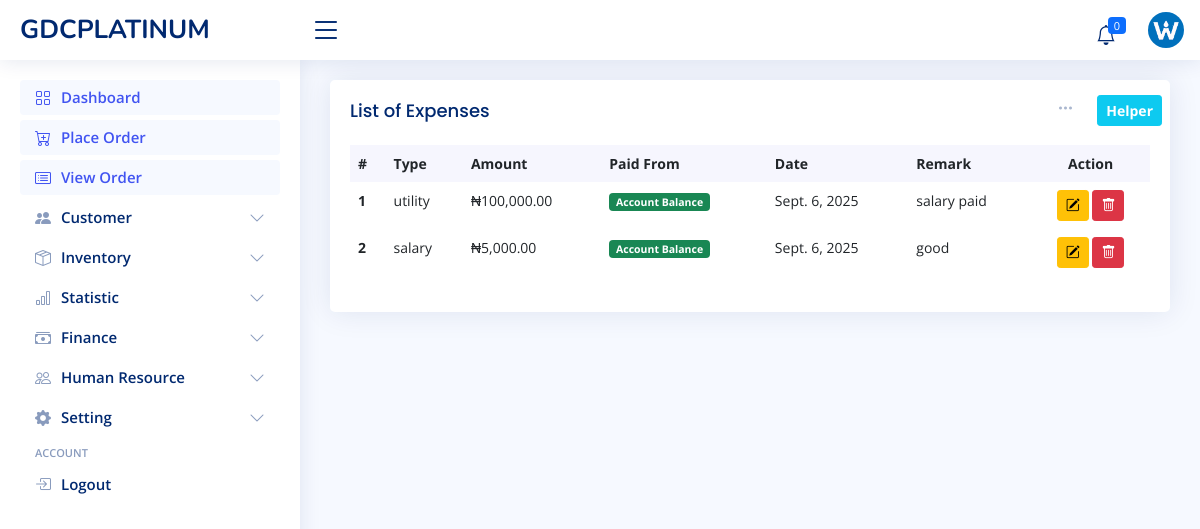
The app's page /finance/expense/ (signed in), older data.
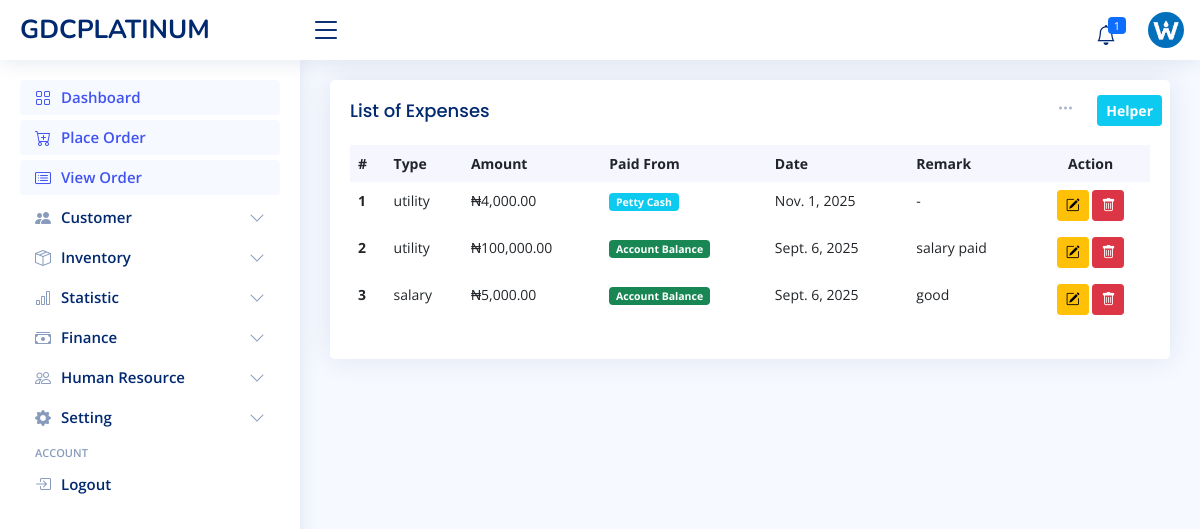
The same page, newer data.
### finance/models.py (models this page shows, shortened)
class ExpenseModel(models.Model):
    PAYMENT_SOURCE_CHOICES = [
        ('PETTY_CASH', 'Petty Cash'),
        ('ACCOUNT_BALANCE', 'Account Balance'),
    ]
    type = models.ForeignKey(ExpenseTypeModel, on_delete=models.CASCADE, related_name='expenses')
    amount = models.DecimalField(max_digits=10, decimal_places=2, validators=[MinValueValidator(0.01)])
    remark = models.TextField(null=True, blank=True)
    payment_source = models.CharField(
        max_length=20,
        choices=PAYMENT_SOURCE_CHOICES,
        default='PETTY_CASH'  # Default to old behavior
    )
    date = models.DateField(auto_now_add=True)
    created_by = models.ForeignKey(User, on_delete=models.SET_NULL, null=True, blank=True, related_name='expenses_created')
    created_at = models.DateTimeField(auto_now_add=True)

class ExpenseTypeModel(models.Model):
    name = models.CharField(max_length=50, unique=True)
    description = models.TextField(null=True, blank=True)
    created_at = models.DateTimeField(auto_now_add=True)
    def __str__(self):
        return self.name

### finance/views.py (the view)
# urls.py: path('expense/', ExpenseListView.as_view(), name='expense_index'),
class ExpenseListView(LoginRequiredMixin, PermissionRequiredMixin, ListView):
    model = ExpenseModel
    permission_required = 'finance.view_expensemodel'
    template_name = 'finance/expense/index.html'
    context_object_name = "expense_list"
    def get_queryset(self):
        return ExpenseModel.objects.select_related('type', 'created_by').order_by('-date', '-created_at')
    def get_context_data(self, **kwargs):
        context = super().get_context_data(**kwargs)
        context['form'] = ExpenseForm()
        context['site_setting'] = SiteSettingModel.objects.first()
        return context

### admin_site/context_processor.py (called while the page is built)
def site_info(request):
    site_info = SiteInfoModel.objects.first()
    low_stock = ProductModel.objects.filter(quantity__lte=F('reorder_level')).order_by('name')
    return {
        'site_info': site_info,
        'low_stock_list': low_stock,
        'low_stock': low_stock.count()
    }

### admin_site/models.py (called while the page is built)
    def __str__(self):
        return self.short_name.upper()

### inventory/models.py (called while the page is built)
    def __str__(self):
        return f"{self.name} ({self.category.name})"

### finance/templates/finance/expense/index.html (shortened to what this page needs)
{% extends 'admin_site/layout.html' %}
{% block 'main' %}
{% load static %}
{% load humanize %}
<div class="col-12">
    <div class="card recent-sales overflow-auto">
        <div class="filter px-2">
            <a class="icon" href="#" data-bs-toggle="dropdown"><i class="bi bi-three-dots"></i></a>
            <button class="btn btn-sm btn-info text-white" data-bs-toggle="modal" data-bs-target="#expenseHelperModal"><b>Helper</b></button>
        </div>
        <div class="card-body">
            <h5 class="card-title">List of Expenses</h5>
            <table class="table table-borderless datatable">
                <thead>
                    <tr>
                        <th>#</th>
                        <th>Type</th>
                        <th>Amount</th>
                        <th>Paid From</th> <th>Date</th>
                        <th>Remark</th>
                        <th class="text-center">Action</th>
                    </tr>
                </thead>
                <tbody>
                    {% for expense in expense_list %}
                    <tr>
                        <th>{{ forloop.counter }}</th>
                        <td>{{ expense.type.name }}</td>
                        <td>₦{{ expense.amount|intcomma }}</td>
                        <td>
                            {% if expense.payment_source == 'PETTY_CASH' %}
                                <span class="badge bg-info">{{ expense.get_payment_source_display }}</span>
                            {% else %}
                                <span class="badge bg-success">{{ expense.get_payment_source_display }}</span>
                            {% endif %}
                        </td>
                        <td>{{ expense.date }}</td>
                        <td>{{ expense.remark|default:"-" }}</td>
                        <td class="text-center">
                            <button type="button" class="btn btn-warning btn-sm" title="Edit" data-bs-toggle="modal" data-bs-target="#editExpenseModal{{ expense.id }}">
                                <i class="bi bi-pencil-square"></i>
                            </button>
                            <button type="button" class="btn btn-danger btn-sm" title="Delete" data-bs-toggle="modal" data-bs-target="#deleteExpenseModal{{ expense.id }}">
                                <i class="bi bi-trash"></i>
                            </button>
                        </td>
                    </tr>
                    {% endfor %}
                </tbody>
            </table>
        </div>
    </div>
</div>
{% endblock %}

### admin_site/templates/admin_site/layout.html (shortened to what the changed rows need)
<!DOCTYPE html>
{% load static %}
<html lang="en">
<head>
    <link href="{% static 'admin_site/vendor/bootstrap/css/bootstrap.min.css' %}" rel="stylesheet">
    <link href="{% static 'admin_site/vendor/bootstrap-icons/bootstrap-icons.css' %}" rel="stylesheet">
    <link href="{% static 'admin_site/vendor/simple-datatables/style.css' %}" rel="stylesheet">
    <link href="{% static 'admin_site/styles/style.css' %}" rel="stylesheet">
</head>
<body>
<header class="header non-printable fixed-top d-flex align-items-center" id="header">
    <nav class="header-nav ms-auto">
        <ul class="d-flex align-items-center">
            <li class="nav-item dropdown">
          <a class="nav-link nav-icon" href="#" data-bs-toggle="dropdown">
            <i class="bi bi-bell"></i>
            <span class="badge bg-primary badge-number">{{ low_stock }}</span>
          </a>
        </li>
        </ul>
    </nav>
</header>
<main class="main" id="main">
    <section class="section dashboard">
        {% block 'main' %} {% endblock %}
    </section>
</main>
</body>
</html>

Row changes from the older to the newer data that the page shows:
added ExpenseModel: type.name "utility", amount "4,000.00", payment_source "Petty Cash", date "Nov. 1, 2025", remark "-"
Text that changed along with them:
{{ low_stock }}: "0" → "1"
